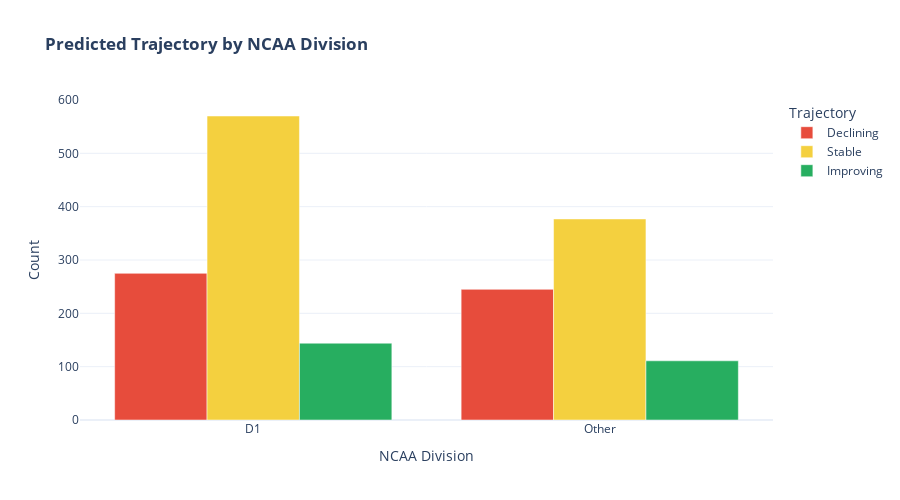

Source (notebook cell):
### Markdown cell above
## 10. Distribution by Division

### Code cell
# Cross-tabulation
division_dist = pd.crosstab(df['Division'], df['Predicted_Label'])
division_dist = division_dist[['Declining', 'Stable', 'Improving']]

fig_div = px.bar(
    division_dist,
    barmode='group',
    color_discrete_map=color_map,
    title='<b>Predicted Trajectory by NCAA Division</b>',
    labels={'value': 'Number of Universities', 'Division': 'NCAA Division'},
)

fig_div.update_layout(
    width=900,
    height=500,
    template='plotly_white',
    legend_title_text='Trajectory',
    xaxis_title='NCAA Division',
    yaxis_title='Count'
)

fig_div.show()

### Figure 1 — Plotly figure (JSON) as saved in the notebook; plotly's stock layout.template omitted (floating-point values rounded to 4 significant figures)
{"data": [{"alignmentgroup": "True", "hovertemplate": "Predicted_Label=Declining<br>NCAA Division=%{x}<br>Number of Universities=%{y}<extra></extra>", "legendgroup": "Declining", "marker": {"color": "#E74C3C", "pattern": {"shape": ""}}, "name": "Declining", "offsetgroup": "Declining", "orientation": "v", "showlegend": true, "textposition": "auto", "type": "bar", "x": ["D1", "Other"], "xaxis": "x", "y": [275, 245], "yaxis": "y"}, {"alignmentgroup": "True", "hovertemplate": "Predicted_Label=Stable<br>NCAA Division=%{x}<br>Number of Universities=%{y}<extra></extra>", "legendgroup": "Stable", "marker": {"color": "#F4D03F", "pattern": {"shape": ""}}, "name": "Stable", "offsetgroup": "Stable", "orientation": "v", "showlegend": true, "textposition": "auto", "type": "bar", "x": ["D1", "Other"], "xaxis": "x", "y": [570, 377], "yaxis": "y"}, {"alignmentgroup": "True", "hovertemplate": "Predicted_Label=Improving<br>NCAA Division=%{x}<br>Number of Universities=%{y}<extra></extra>", "legendgroup": "Improving", "marker": {"color": "#27AE60", "pattern": {"shape": ""}}, "name": "Improving", "offsetgroup": "Improving", "orientation": "v", "showlegend": true, "textposition": "auto", "type": "bar", "x": ["D1", "Other"], "xaxis": "x", "y": [144, 111], "yaxis": "y"}], "layout": {"barmode": "group", "height": 500, "legend": {"title": {"text": "Trajectory"}, "tracegroupgap": 0}, "title": {"text": "<b>Predicted Trajectory by NCAA Division</b>"}, "width": 900, "xaxis": {"anchor": "y", "domain": [0, 1], "title": {"text": "NCAA Division"}}, "yaxis": {"anchor": "x", "domain": [0, 1], "title": {"text": "Count"}}}}
